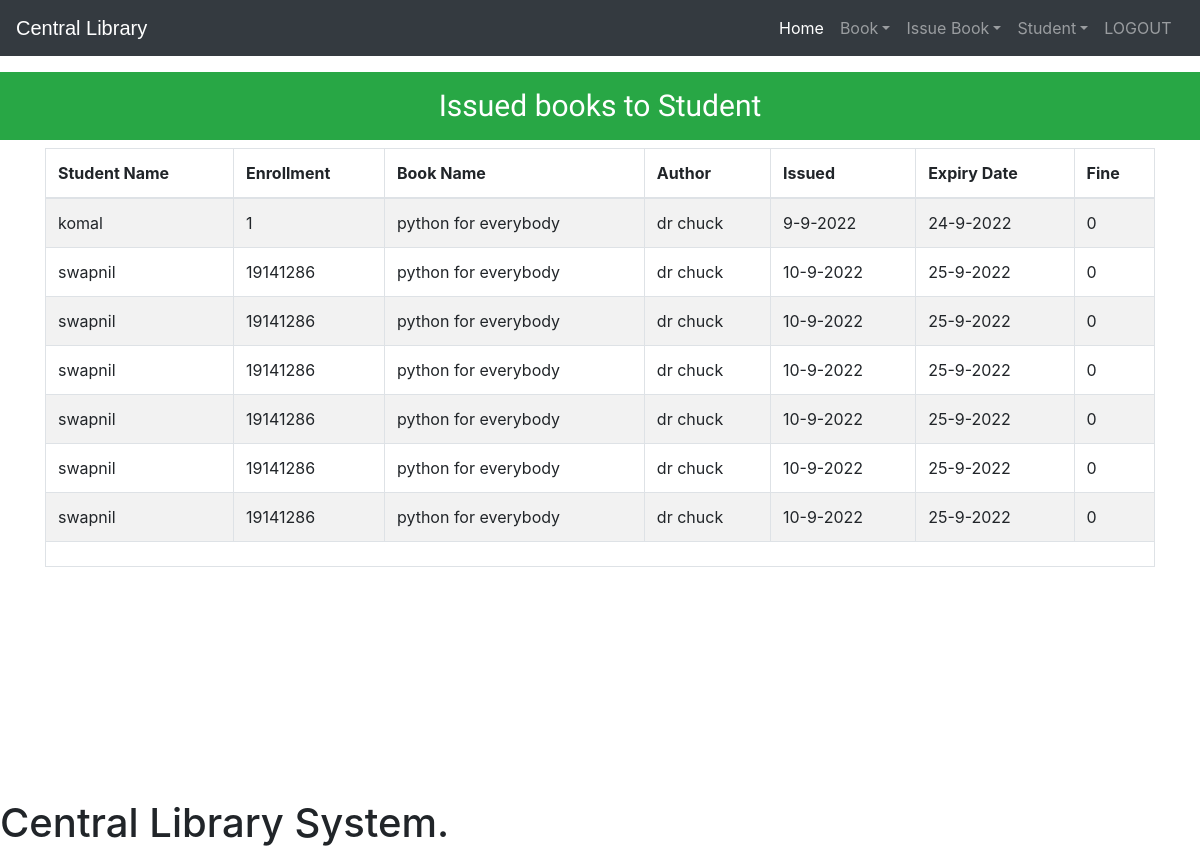
The page /viewissuedbook (signed in) on the database its author committed.
### library/models.py (models this page shows, shortened)
class Book(models.Model):
    catchoice= [
        ('education', 'Education'),
        ('entertainment', 'Entertainment'),
        ('comics', 'Comics'),
        ('biography', 'Biography'),
        ('history', 'History'),
        ('novel', 'Novel'),
        ('fantasy', 'Fantasy'),
        ('thriller', 'Thriller'),
        ('romance', 'Romance'),
        ('scifi','Sci-Fi')
        ]
    name=models.CharField(max_length=30)
    isbn=models.PositiveIntegerField()
    author=models.CharField(max_length=40)
    category=models.CharField(max_length=30,choices=catchoice,default='education')

class StudentExtra(models.Model):
    user=models.OneToOneField(User,on_delete=models.CASCADE)
    enrollment = models.CharField(max_length=40)
    branch = models.CharField(max_length=40)
    @property
    def get_name(self):
        return self.user.first_name

### library/views.py (the view)
# urls.py: path('viewissuedbook', views.viewissuedbook_view),
@login_required(login_url='adminlogin')
@user_passes_test(is_admin)
def viewissuedbook_view(request):
    issuedbooks=models.IssuedBook.objects.all()
    li=[]
    for ib in issuedbooks:
        issdate=str(ib.issuedate.day)+'-'+str(ib.issuedate.month)+'-'+str(ib.issuedate.year)
        expdate=str(ib.expirydate.day)+'-'+str(ib.expirydate.month)+'-'+str(ib.expirydate.year)
        days=(date.today()-ib.issuedate)
        print(date.today())
        d=days.days
        fine=0
        if d>15:
            day=d-15
            fine=day*10
        books=list(models.Book.objects.filter(isbn=ib.isbn))
        students=list(models.StudentExtra.objects.filter(enrollment=ib.enrollment))
        i=0
        for l in books:
            t=(students[i].get_name,students[i].enrollment,books[i].name,books[i].author,issdate,expdate,fine)
            i=i+1
            li.append(t)
    return render(request,'library/viewissuedbook.html',{'li':li})

### library/views.py (called while the page is built)
def is_admin(user):
    return user.groups.filter(name='ADMIN').exists()

### templates/library/viewissuedbook.html (shortened to what this page needs)
<!DOCTYPE html>
<html lang="en" dir="ltr">
  <head>
<link rel="stylesheet" href="https://maxcdn.bootstrapcdn.com/font-awesome/4.7.0/css/font-awesome.min.css">
  </head>
  <body>
    {% include "library/navbaradmin.html" %}
    <br>
    <br>
    <h3 class="p-3 mb-2 bg-success text-white" style = 'font-size: 30px;text-align:center;margin-bottom:0px;'>Issued books to Student</h3>
{% if li%}
    <div class="container">
      <table class="table table-hover table-condensed table-striped table-bordered">
        <thead>
        <tr>
        <th>Student Name</th>
        <th>Enrollment</th>
        <th>Book Name</th>
        <th>Author</th>
        <th>Issued</th>
        <th>Expiry Date</th>
        <th>Fine</th>
        </tr>
        </thead>
        <tfoot>
        <tr>
        <td colspan="7">
        </td>
        </tr>
        </tfoot>
        <tbody>
          {% for t in li %}
            <tr>
              <td>{{t.0}}</td>
              <td>{{t.1}}</td>
              <td>{{t.2}}</td>
              <td>{{t.3}}</td>
              <td>{{t.4}}</td>
              <td>{{t.5}}</td>
              <td>{{t.6}}</td>
            </tr>
            {%endfor%}
        </tbody>
        </table>
    </div>
    {%else%}
    <h1> 0 book Issued</h1>
    {%endif%}
    <br><br><br><br><br><br><br><br><br>
  {% include "library/footer.html" %}
  </body>
</html>

### templates/library/navbaradmin.html (shortened to what this page needs)
<!DOCTYPE html>
{% load static %}
<html lang="en">
<head>
<link rel="stylesheet" href="https://stackpath.bootstrapcdn.com/bootstrap/4.3.1/css/bootstrap.min.css">
<link rel="stylesheet" href="https://maxcdn.bootstrapcdn.com/font-awesome/4.7.0/css/font-awesome.min.css">
</head>
<body>
<div class="bs-example">
    <nav class="navbar navbar-expand-md bg-dark navbar-dark fixed-top">
        <a href="/" class="navbar-brand">Central Library</a>
        <div class="collapse navbar-collapse justify-content-between" id="navbarCollapse">
            <div class="navbar-nav">
              <a href="/" class="nav-item nav-link active">Home</a>
                <div class="nav-item dropdown">
                  <a href="#" class="nav-link dropdown-toggle" data-toggle="dropdown">Book</a>
                </div>
                <div class="nav-item dropdown">
                  <a href="#" class="nav-link dropdown-toggle" data-toggle="dropdown">Issue Book</a>
                </div>
                <div class="nav-item dropdown">
                  <a href="#" class="nav-link dropdown-toggle" data-toggle="dropdown">Student</a>
                </div>
                <a href="logout" class="nav-item nav-link">LOGOUT</a> &nbsp
            </div>
        </div>
    </nav>
</div>
</body>
</html>

### templates/library/footer.html (shortened to what this page needs)
<!DOCTYPE html>
<html>
<head>
</head>
<h1>Central Library System.</h1>
</html>

### templates/library/viewissuedbook.html (style rules this page uses)
h3 { font-family:'tangerine','cursive'; font-size:50px; }

### templates/library/navbaradmin.html (style rules this page uses)
.bs-example { margin: 0px; }
.navbar-brand { font-size: 20px; font-family: sans-serif; }

### rows shown on the page
Book: name "python for everybody" "python for everybody" "python for everybody" "python for everybody" "python for everybody" "python for everybody" "python for everybody", author "dr chuck" "dr chuck" "dr chuck" "dr chuck" "dr chuck" "dr chuck" "dr chuck"
StudentExtra: enrollment "19141286" "19141286" "19141286" "19141286" "19141286" "19141286"

### other values the page prints
{{ t.0 }} "komal" "swapnil" "swapnil" "swapnil" "swapnil" "swapnil" "swapnil"
{{ t.1 }} "1"
{{ t.4 }} "9-9-2022" "10-9-2022" "10-9-2022" "10-9-2022" "10-9-2022" "10-9-2022" "10-9-2022"
{{ t.5 }} "24-9-2022" "25-9-2022" "25-9-2022" "25-9-2022" "25-9-2022" "25-9-2022" "25-9-2022"
{{ t.6 }} "0" "0" "0" "0" "0" "0" "0"
